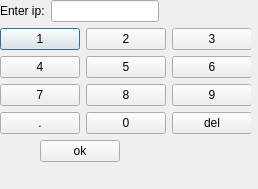
<?xml version="1.0" encoding="UTF-8"?>
<ui version="4.0">
 <class>conn</class>
 <widget class="QDialog" name="conn">
  <property name="geometry">
   <rect>
    <x>0</x>
    <y>0</y>
    <width>258</width>
    <height>189</height>
   </rect>
  </property>
  <property name="windowTitle">
   <string>Dialog</string>
  </property>
  <widget class="QWidget" name="">
   <property name="geometry">
    <rect>
     <x>0</x>
     <y>0</y>
     <width>251</width>
     <height>181</height>
    </rect>
   </property>
   <layout class="QFormLayout" name="formLayout_2">
    <item row="0" column="0">
     <layout class="QFormLayout" name="formLayout">
      <item row="0" column="0">
       <widget class="QLabel" name="label">
        <property name="text">
         <string>Enter ip:</string>
        </property>
       </widget>
      </item>
      <item row="0" column="1">
       <widget class="QLineEdit" name="lineEdit"/>
      </item>
     </layout>
    </item>
    <item row="1" column="0">
     <layout class="QGridLayout" name="gridLayout">
      <item row="0" column="0">
       <widget class="QPushButton" name="pushButton_1">
        <property name="text">
         <string>1</string>
        </property>
       </widget>
      </item>
      <item row="0" column="1">
       <widget class="QPushButton" name="pushButton_2">
        <property name="text">
         <string>2</string>
        </property>
       </widget>
      </item>
      <item row="0" column="2">
       <widget class="QPushButton" name="pushButton_3">
        <property name="text">
         <string>3</string>
        </property>
       </widget>
      </item>
      <item row="1" column="0">
       <widget class="QPushButton" name="pushButton_4">
        <property name="text">
         <string>4</string>
        </property>
       </widget>
      </item>
      <item row="1" column="1">
       <widget class="QPushButton" name="pushButton_5">
        <property name="text">
         <string>5</string>
        </property>
       </widget>
      </item>
      <item row="1" column="2">
       <widget class="QPushButton" name="pushButton_6">
        <property name="text">
         <string>6</string>
        </property>
       </widget>
      </item>
      <item row="2" column="0">
       <widget class="QPushButton" name="pushButton_7">
        <property name="text">
         <string>7</string>
        </property>
       </widget>
      </item>
      <item row="2" column="1">
       <widget class="QPushButton" name="pushButton_8">
        <property name="text">
         <string>8</string>
        </property>
       </widget>
      </item>
      <item row="2" column="2">
       <widget class="QPushButton" name="pushButton_9">
        <property name="text">
         <string>9</string>
        </property>
       </widget>
      </item>
      <item row="3" column="0">
       <widget class="QPushButton" name="pushButton_dot">
        <property name="text">
         <string>.</string>
        </property>
       </widget>
      </item>
      <item row="3" column="1">
       <widget class="QPushButton" name="pushButton_0">
        <property name="text">
         <string>0</string>
        </property>
       </widget>
      </item>
      <item row="3" column="2">
       <widget class="QPushButton" name="pushButton_del">
        <property name="text">
         <string>del</string>
        </property>
       </widget>
      </item>
     </layout>
    </item>
    <item row="2" column="0">
     <layout class="QGridLayout" name="gridLayout_2">
      <item row="0" column="0">
       <spacer name="horizontalSpacer">
        <property name="orientation">
         <enum>Qt::Horizontal</enum>
        </property>
        <property name="sizeHint" stdset="0">
         <size>
          <width>40</width>
          <height>20</height>
         </size>
        </property>
       </spacer>
      </item>
      <item row="0" column="1">
       <widget class="QPushButton" name="pushButton_ok">
        <property name="text">
         <string>ok</string>
        </property>
       </widget>
      </item>
     </layout>
    </item>
   </layout>
  </widget>
 </widget>
 <resources/>
 <connections/>
</ui>
